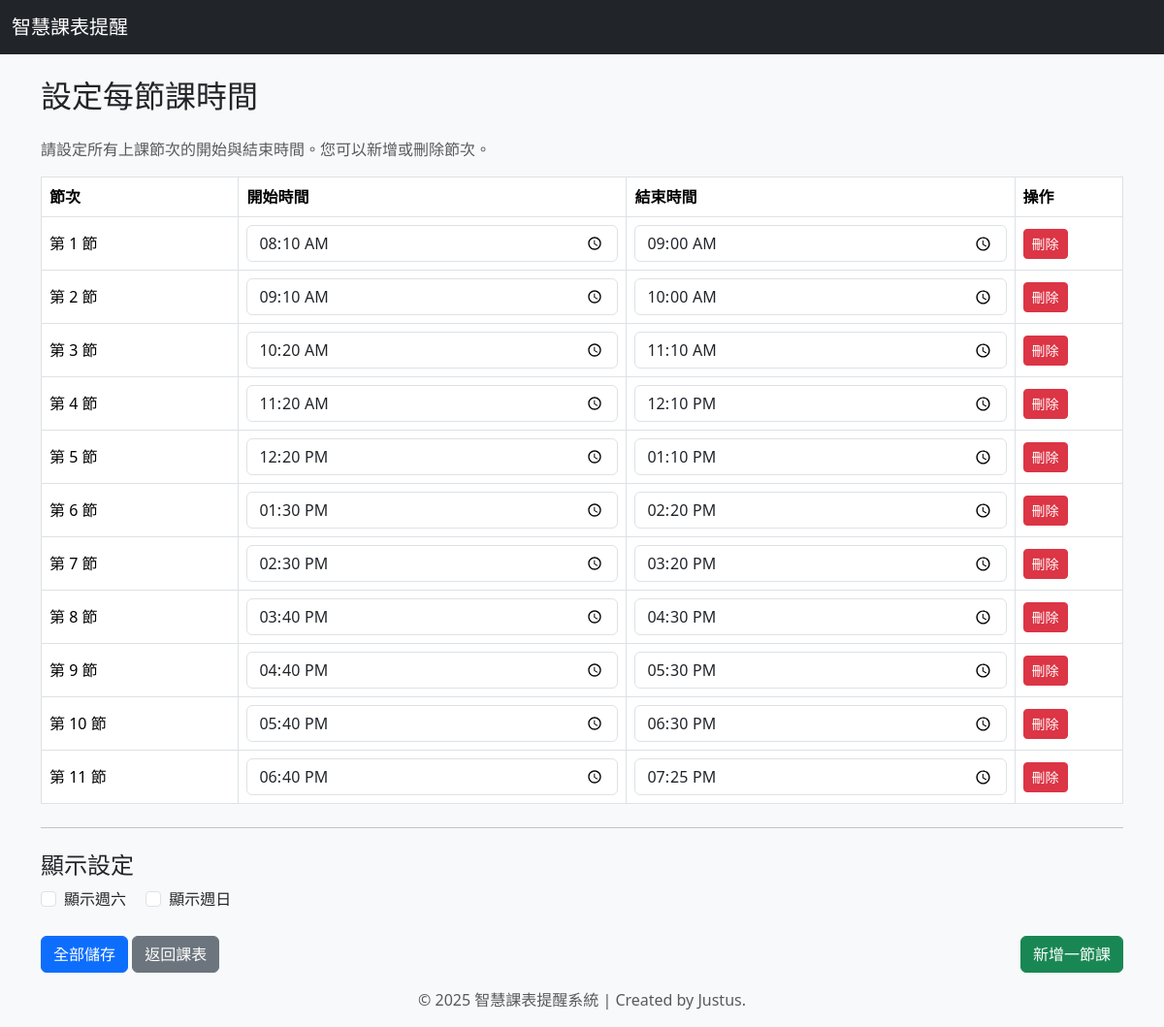
The app's page /time_slots with its own data.
### app.py (models this page shows)
class TimeSlot(db.Model):
    id = db.Column(db.Integer, primary_key=True)
    start_time = db.Column(db.Time, nullable=False)
    end_time = db.Column(db.Time, nullable=False)

### app.py (the view, shortened to what this page needs)
@app.route('/time_slots', methods=['GET', 'POST'])
def edit_time_slots():
    time_slots = TimeSlot.query.order_by(TimeSlot.id).all()
    show_saturday = Setting.query.get('show_saturday').value
    show_sunday = Setting.query.get('show_sunday').value
    return render_template('time_slots.html', time_slots=time_slots,
                           show_saturday=show_saturday, show_sunday=show_sunday)

### templates/time_slots.html (shortened to what this page needs)
{% extends 'base.html' %}
{% block content %}
<form method="POST">
    <h1 class="h2 mb-4">設定每節課時間</h1>
    <p class="text-muted">請設定所有上課節次的開始與結束時間。您可以新增或刪除節次。</p>
    <table class="table table-bordered align-middle">
        <thead>
            <tr>
                <th>節次</th>
                <th>開始時間</th>
                <th>結束時間</th>
                <th style="width: 10%;">操作</th>
            </tr>
        </thead>
        <tbody>
            {% for slot in time_slots %}
            <tr>
                <td>第 {{ slot.id }} 節</td>
                <td><input type="time" name="start_{{ slot.id }}" class="form-control" value="{{ slot.start_time.strftime('%H:%M') }}" required></td>
                <td><input type="time" name="end_{{ slot.id }}" class="form-control" value="{{ slot.end_time.strftime('%H:%M') }}" required></td>
                <td>
                    <a href="{{ url_for('delete_time_slot', slot_id=slot.id) }}" class="btn btn-danger btn-sm" onclick="return confirm('確定要刪除第 {{ slot.id }} 節嗎？\n這將會刪除此節次的所有課程！')">刪除</a>
                </td>
            </tr>
            {% else %}
            <tr>
                <td colspan="4" class="text-center text-muted">目前沒有任何節次設定。</td>
            </tr>
            {% endfor %}
        </tbody>
    </table>
    <hr class="my-4">
    <h2 class="h4">顯示設定</h2>
    <div class="mb-3">
        <div class="form-check form-check-inline">
            <input class="form-check-input" type="checkbox" id="show_saturday" name="show_saturday" value="1" {% if show_saturday == '1' %}checked{% endif %}>
            <label class="form-check-label" for="show_saturday">顯示週六</label>
        </div>
        <div class="form-check form-check-inline">
            <input class="form-check-input" type="checkbox" id="show_sunday" name="show_sunday" value="1" {% if show_sunday == '1' %}checked{% endif %}>
            <label class="form-check-label" for="show_sunday">顯示週日</label>
        </div>
    </div>
    <div class="d-flex justify-content-between mt-4">
        <div>
            <button type="submit" class="btn btn-primary">全部儲存</button>
            <a href="{{ url_for('index') }}" class="btn btn-secondary">返回課表</a>
        </div>
        <div>
            <a href="{{ url_for('add_time_slot') }}" class="btn btn-success">新增一節課</a>
        </div>
    </div>
</form>
{% endblock %}

### templates/base.html (style rules this page uses)
body { background-color: #f8f9fa; }

### records on screen
TimeSlot: id "1", start_time "08:10", end_time "09:00"
TimeSlot: id "2", start_time "09:10", end_time "10:00"
TimeSlot: id "3", start_time "10:20", end_time "11:10"
TimeSlot: id "4", start_time "11:20", end_time "12:10"
TimeSlot: id "5", start_time "12:20", end_time "13:10"
TimeSlot: id "6", start_time "13:30", end_time "14:20"
TimeSlot: id "7", start_time "14:30", end_time "15:20"
TimeSlot: id "8", start_time "15:40", end_time "16:30"
TimeSlot: id "9", start_time "16:40", end_time "17:30"
TimeSlot: id "10", start_time "17:40", end_time "18:30"
TimeSlot: id "11", start_time "18:40", end_time "19:25"
